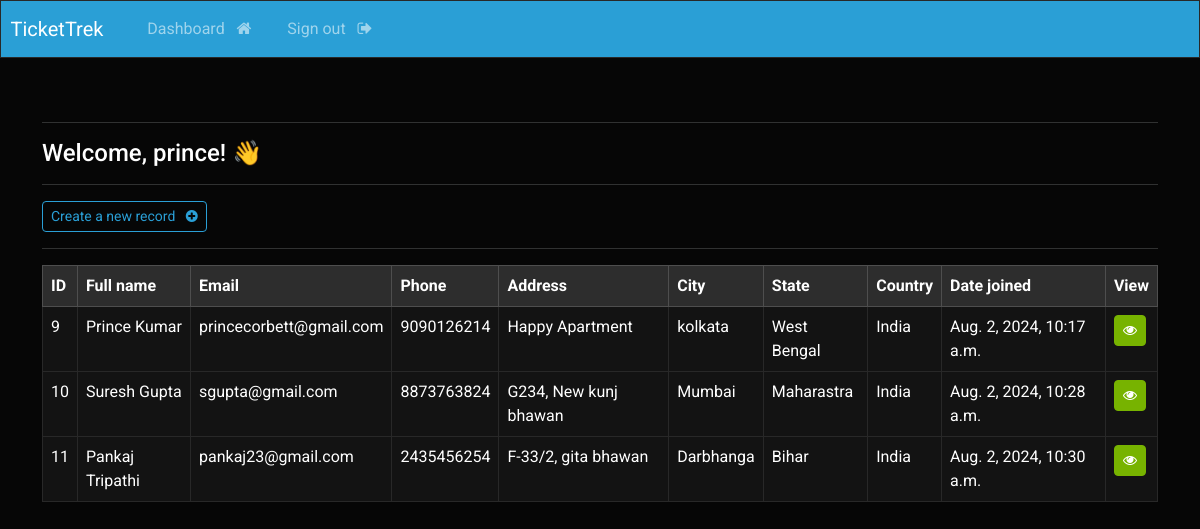
Page /dashboard (signed in) on the earlier database version.
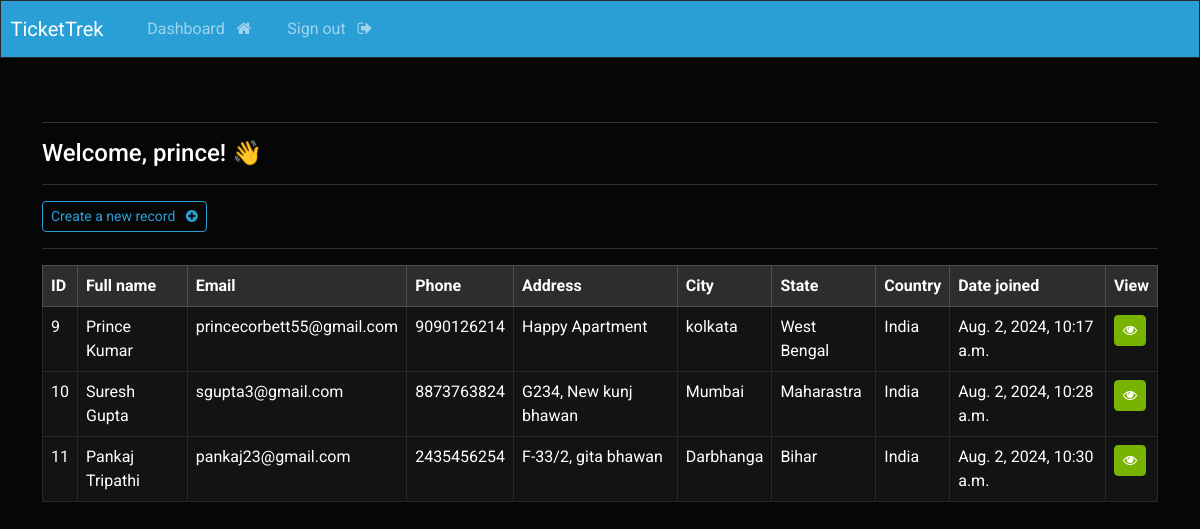
Same page on the later database version.
### CRMapp/models.py (models this page shows, shortened)
class Record(models.Model):
    creation_date = models.DateTimeField(auto_now_add=True)
    first_name = models.CharField(max_length=100)
    last_name = models.CharField(max_length=100)
    email = models.EmailField(max_length=300)
    phone = models.CharField(max_length=20)
    address = models.CharField(max_length=300)
    city = models.CharField(max_length=300)
    state = models.CharField(max_length=300, default='default_state')
    country = models.CharField(max_length=100)

### CRMapp/views.py (the view)
# urls.py: path('dashboard', views.dashboard, name="dashboard"),
@login_required(login_url='my-login')
def dashboard(request):
    my_records = Record.objects.all()
    context = {'records': my_records}
    return render(request, 'CRMapp/dashboard.html' , context=context)

### CRMapp/templates/CRMapp/dashboard.html
{% extends 'CRMapp/base.html' %}
{% block content %}
<br>
    <hr>
    <h5> Welcome, {{user}}! 👋 </h5>
    <hr>
    <a class="btn btn-outline-primary btn-sm" href="{% url 'create-record' %}">
        Create a new record &nbsp; <i class="fa fa-plus-circle" aria-hidden="true"></i>
    </a>
    <hr>
    <table class="table table-hover table-bordered">
        <thead class="table-light">
            <tr>
                <th scope="col"> ID </th>
                <th scope="col"> Full name </th>
                <th scope="col"> Email </th>
                <th scope="col"> Phone </th>
                <th scope="col"> Address </th>
                <th scope="col"> City </th>
                <th scope="col"> State </th>
                <th scope="col"> Country </th>
                <th scope="col"> Date joined </th>
                <th scope="col"> View </th>
            </tr>
        </thead>
        <tbody>
        {% if records %}
            {% for record in records %}
            <tr>
                <td> {{record.id}} </td>
                <td> {{record.first_name}}  {{record.last_name}} </td>
                <td> {{record.email}} </td>
                <td> {{record.phone}} </td>
                <td> {{record.address}} </td>
                <td> {{record.city}} </td>
                <td> {{record.state}} </td>
                <td> {{record.country}} </td>
                <td> {{record.creation_date}} </td>
                <td> <a class="btn btn-success btn-sm" href="{% url 'record' record.id %}"> <i class="fa fa-eye" aria-hidden="true"></i> </a> </td>
            </tr>
            {% endfor %}
        {% endif %}
        </tbody>
    </table>
{% endblock %}

### CRMapp/templates/CRMapp/base.html (shortened to what this page needs)
{% load static %}
<!DOCTYPE html>
<HTML>
<HEAD>
    <link rel="stylesheet" type="text/css" href="https://bootswatch.com/5/cyborg/bootstrap.min.css">
    <link rel="stylesheet" type="text/css" href="{% static 'css/styles.css' %}">
    <link rel="stylesheet" href="https://cdnjs.cloudflare.com/ajax/libs/font-awesome/4.7.0/css/font-awesome.min.css">
</HEAD>
<BODY>
     {%  include 'CRMapp/navbar.html' %}
     <div class="container">
        <br>
         {% block content %}
         {% endblock %}
     </div>
</BODY>
</HTML>

### CRMapp/templates/CRMapp/navbar.html (shortened to what this page needs)
<nav class="navbar navbar-expand-lg navbar-dark bg-primary justify-content-center">
    <a class="navbar-brand main-heading" href="{% url '' %}">
      &nbsp; TicketTrek
    </a>
      <div class="collapse navbar-collapse text-center" id="navbarNavDropdown">
        <ul class="navbar-nav mr-auto">
          {% if user.is_authenticated %}
            <li class="nav-item">
              <a class="nav-link" href="{% url 'dashboard' %}">Dashboard &nbsp; <i class="fa fa-home" aria-hidden="true"></i> </a>
            </li>
            <li class="nav-item">
              <a class="nav-link" href="{% url 'user-logout' %}">Sign out &nbsp; <i class="fa fa-sign-out" aria-hidden="true"></i> </a>
            </li>
        </ul>
        {% endif %}
      </div>
  </nav>

Differences in the rows shown:
changed Record "Prince": email "princecorbett@gmail.com" → "princecorbett55@gmail.com"
changed Record "Suresh": email "sgupta@gmail.com" → "sgupta3@gmail.com"
